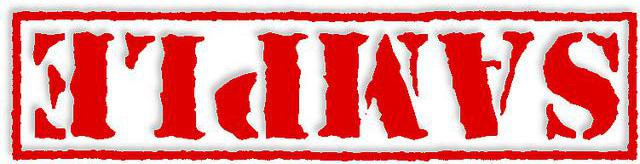
#> input picture Day04/sample.jpg, 640 x 164 px
$ python imageprocess.py
#> lines starting #> are read from the running program, lines starting #| are printed output that depends on the picture
# -*- coding: utf-8 -*-
"""
Created on Thu Jun  6 13:09:53 2019

@author: Aakriti
"""


from PIL import Image

img = Image.open("sample.jpg")
#> img is the input picture: PIL image 640x164 RGB; mean R, G, B 229, 141.3, 141.3

img.show()

#rotate
img_rotate = img.transpose(Image.ROTATE_90)
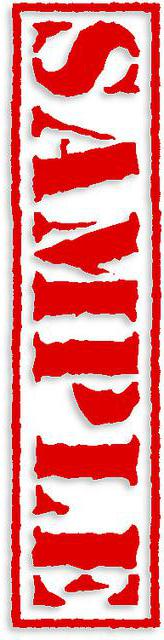
#> img_rotate: PIL image 164x640 RGB; mean R, G, B 229, 141.3, 141.3

img_rotate.show()

img_rotate.save("sample1.jpg")
#crop
#> (the run stopped early here; a loop or call above may not have finished)

$ run again, with Day04/a.jpg copied over Day04/sample.jpg
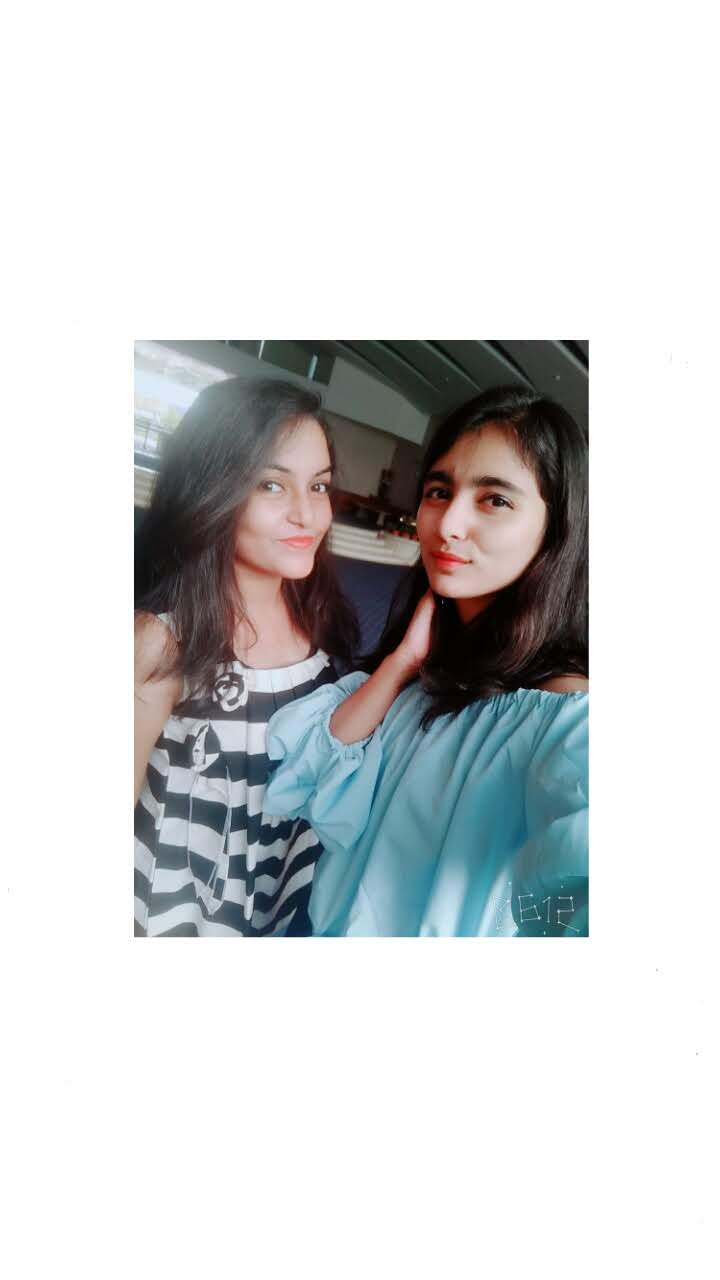
#> input picture Day04/a.jpg, 720 x 1280 px
#> img is the input picture: PIL image 720x1280 RGB; mean R, G, B 209.6, 211.5, 212.5
#> `img_rotate = img.transpose(Image.ROTATE_90)`:
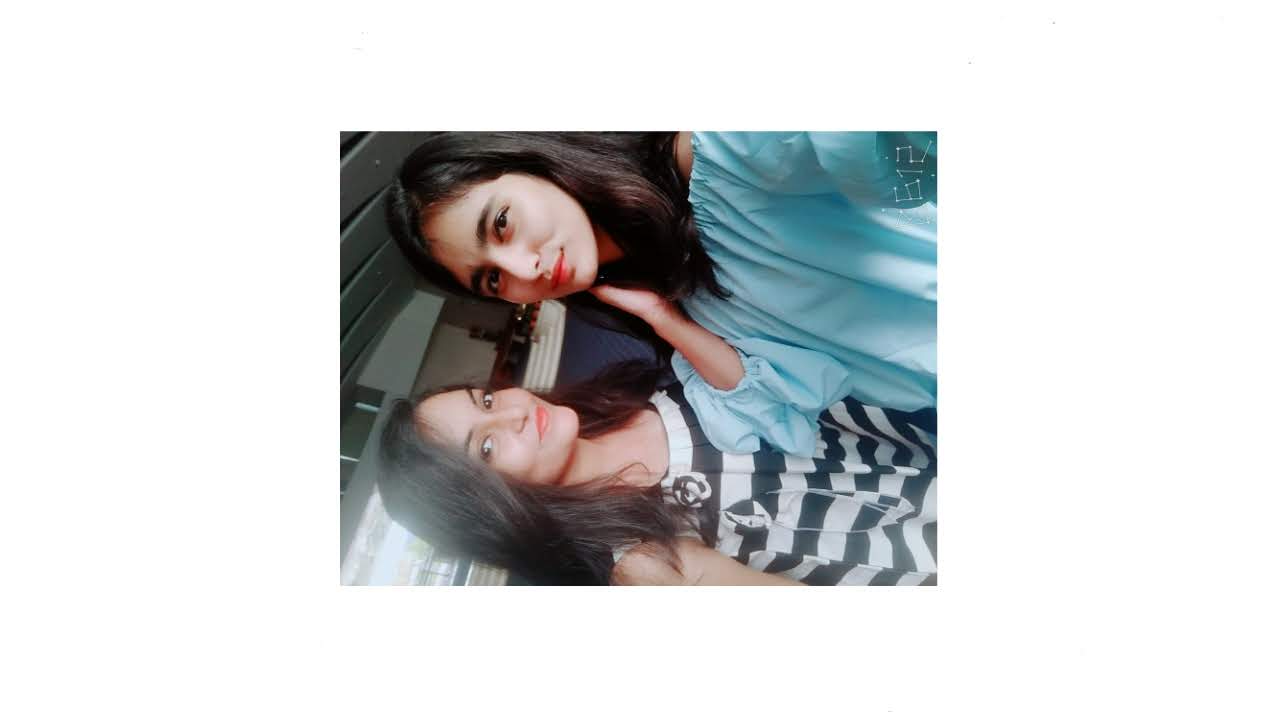
#> img_rotate: PIL image 1280x720 RGB; mean R, G, B 209.6, 211.5, 212.5
